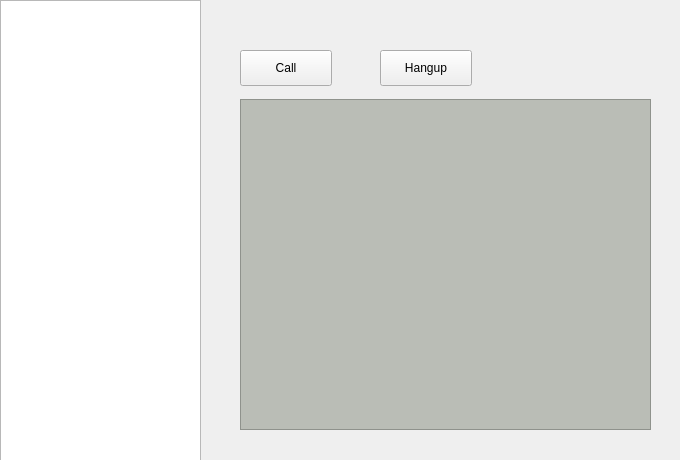
<?xml version="1.0" encoding="UTF-8"?>
<ui version="4.0">
 <class>MainScreen</class>
 <widget class="QWidget" name="MainScreen">
  <property name="geometry">
   <rect>
    <x>0</x>
    <y>0</y>
    <width>680</width>
    <height>460</height>
   </rect>
  </property>
  <property name="windowTitle">
   <string>Form</string>
  </property>
  <widget class="QListView" name="listView">
   <property name="geometry">
    <rect>
     <x>0</x>
     <y>0</y>
     <width>201</width>
     <height>461</height>
    </rect>
   </property>
  </widget>
  <widget class="QPushButton" name="pushButton">
   <property name="geometry">
    <rect>
     <x>240</x>
     <y>50</y>
     <width>92</width>
     <height>36</height>
    </rect>
   </property>
   <property name="text">
    <string>Call</string>
   </property>
  </widget>
  <widget class="QPushButton" name="pushButton_2">
   <property name="geometry">
    <rect>
     <x>380</x>
     <y>50</y>
     <width>92</width>
     <height>36</height>
    </rect>
   </property>
   <property name="text">
    <string>Hangup</string>
   </property>
  </widget>
  <widget class="QFrame" name="frame">
   <property name="geometry">
    <rect>
     <x>240</x>
     <y>99</y>
     <width>411</width>
     <height>331</height>
    </rect>
   </property>
   <property name="styleSheet">
    <string notr="true">background-color: rgb(186, 189, 182);</string>
   </property>
   <property name="frameShape">
    <enum>QFrame::StyledPanel</enum>
   </property>
   <property name="frameShadow">
    <enum>QFrame::Raised</enum>
   </property>
  </widget>
 </widget>
 <resources/>
 <connections/>
</ui>
